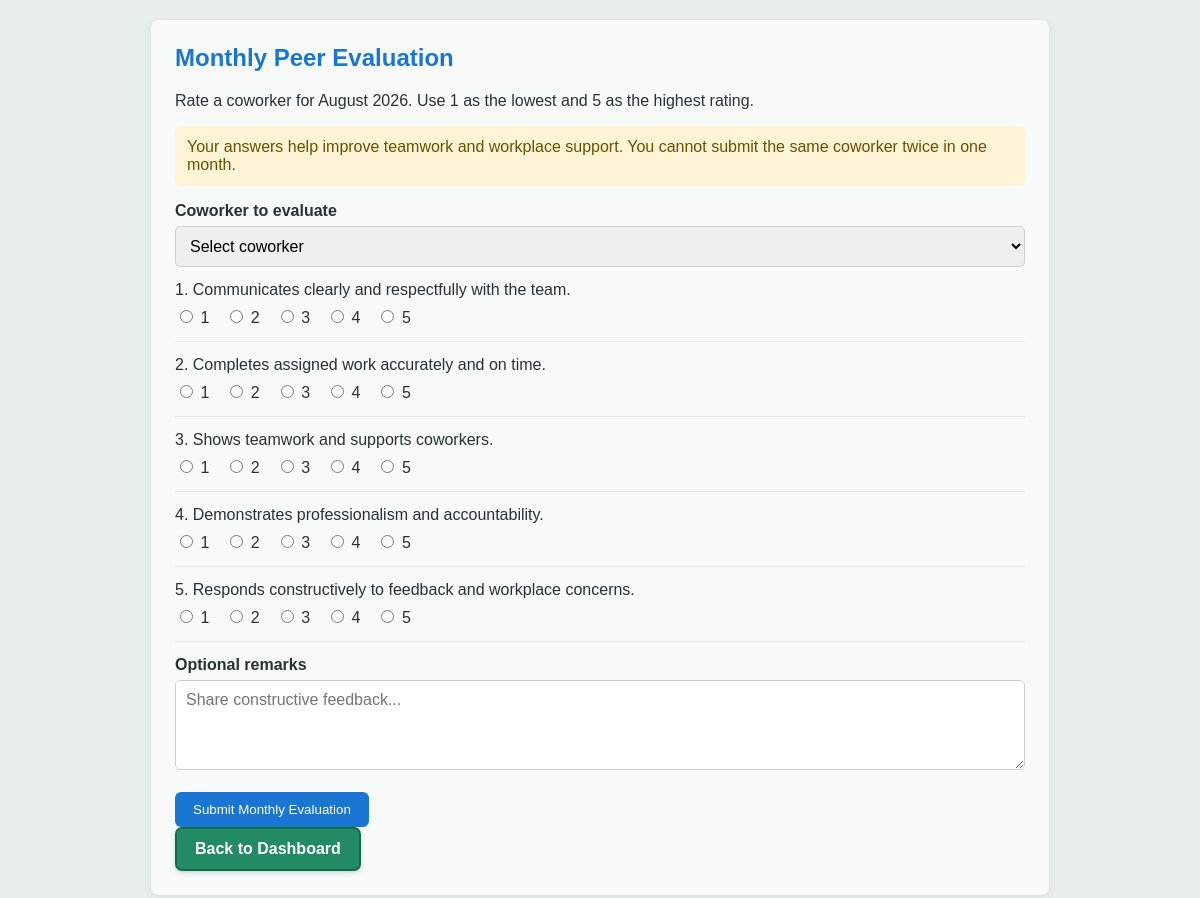
Page /peer_evaluation (signed in) on the committed database.
### models.py (models this page shows)
class EvaluationQuestion(db.Model):
    __tablename__ = "evaluation_questions"
    id = db.Column(db.Integer, primary_key=True)
    text = db.Column(db.String(255), nullable=False)
    category = db.Column(db.String(50), nullable=False, default="core")
    is_active = db.Column(db.Boolean, nullable=False, default=True)
    created_at = db.Column(db.DateTime, default=datetime.utcnow)

### hris.py (the view, shortened to what this page needs)
@app.route('/peer_evaluation', methods=['GET', 'POST'])
@login_required
def peer_evaluation():
    if "staff" not in current_user.role.lower():
        flash("❌ Peer evaluation is available to staff only.", "danger")
        return redirect(url_for('dashboard_admin'))
    ensure_peer_questions()
    questions = EvaluationQuestion.query.filter_by(is_active=True).order_by(EvaluationQuestion.id).all()
    employees = Employee.query.filter(Employee.id != current_user.id).all()
    month_start = datetime.today().date().replace(day=1)
    month_start_dt = datetime.combine(month_start, datetime.min.time())
    submitted_targets = db.session.query(Evaluation.employee_id).filter(
        Evaluation.evaluator_id == current_user.id,
        Evaluation.date >= month_start_dt,
        Evaluation.category.like("peer_%")
    ).distinct().all()
    submitted_ids = {row[0] for row in submitted_targets}
    return render_template(
        "peer_evaluation.html",
        questions=questions,
        employees=employees,
        submitted_ids=submitted_ids,
        month_start=month_start
    )

### hris.py (called while the page is built, shortened)
def ensure_peer_questions():
    if not EvaluationQuestion.query.first():
        for text in DEFAULT_PEER_QUESTIONS:
            db.session.add(EvaluationQuestion(text=text, category="peer", is_active=True))
        db.session.commit()

@login_manager.user_loader
def load_user(user_id):
    return db.session.get(Employee, int(user_id))

@app.before_request
def check_authentication():
    exempt_routes = ['login', 'register', 'static']
    if not current_user.is_authenticated and request.endpoint not in exempt_routes:
        return redirect(url_for('login'))

@app.before_request
def check_lunch_resume():
    now = datetime.now()

### templates/peer_evaluation.html (shortened to what this page needs)
<!DOCTYPE html>
<html lang="en">
<head>
    <link rel="stylesheet" href="{{ url_for('static', filename='soft_theme.css') }}">
</head>
<body>
    <div class="card">
        <h2>Monthly Peer Evaluation</h2>
        <p>Rate a coworker for {{ month_start.strftime('%B %Y') }}. Use 1 as the lowest and 5 as the highest rating.</p>
        <p class="notice">Your answers help improve teamwork and workplace support. You cannot submit the same coworker twice in one month.</p>
        <form method="POST">
            <label for="employee_id">Coworker to evaluate</label>
            <select id="employee_id" name="employee_id" required>
                <option value="">Select coworker</option>
            </select>
            {% for question in questions %}
            <div class="question">
                <p>{{ loop.index }}. {{ question.text }}</p>
                <div class="rating">
                    {% for rating in range(1, 6) %}
                    <label><input type="radio" name="question_{{ question.id }}" value="{{ rating }}" required> {{ rating }}</label>
                    {% endfor %}
                </div>
            </div>
            {% endfor %}
            <label for="remarks">Optional remarks</label>
            <textarea id="remarks" name="remarks" placeholder="Share constructive feedback..."></textarea>
            <button type="submit" class="btn">Submit Monthly Evaluation</button>
        </form>
        <a class="dashboard-back-link" href="{{ url_for('dashboard_staff') }}">Back to Dashboard</a>
    </div>
</body>
</html>

### static/soft_theme.css (style rules this page uses)
body { background-color: #e9efed !important; color: #263238; }
.dashboard-back-link { display: inline-flex; align-items: center; gap: 8px; padding: 11px 18px; border: 2px solid #176b4d; border-radius: 7px; background: #238b63; color: #ffffff !important; font-weight: 700; text-decoration: none !important; box-shadow: 0 2px 5px rgba(23, 107, 77, 0.24); transition: background-color 0.2s ease, transform 0.2s ease; }
.card, .section, .profile, .profile-card, .tab-content, .payslip-card, form { background-color: #f8faf9; }

### templates/peer_evaluation.html (style rules this page uses)
body { font-family: Arial, sans-serif; background: #f4f7f6; margin: 0; padding: 20px; color: #263238; }
.card { max-width: 850px; margin: 0 auto 20px; background: #fff; padding: 24px; border-radius: 8px; box-shadow: 0 2px 8px rgba(0,0,0,.08); }
h2 { color: #1976d2; margin-top: 0; }
label { display: block; margin-top: 14px; font-weight: 700; }
select, textarea { box-sizing: border-box; width: 100%; padding: 10px; margin-top: 6px; border: 1px solid #c8d0d7; border-radius: 5px; font: inherit; }
textarea { min-height: 90px; resize: vertical; }
.question { padding: 14px 0; border-bottom: 1px solid #e5e9ed; }
.question p { margin: 0 0 8px; }
.rating { display: flex; gap: 16px; flex-wrap: wrap; font-weight: 400; }
.rating label { margin: 0; font-weight: 400; }
.btn { display: inline-block; border: 0; border-radius: 6px; padding: 10px 18px; margin-top: 18px; background: #1976d2; color: #fff; cursor: pointer; text-decoration: none; }
.notice { background: #fff4d6; color: #6b4f00; padding: 12px; border-radius: 6px; }

### rows in the picture
EvaluationQuestion: text "Communicates clearly and respectfully with the team.", rating "1" "2" "3" "4" "5"
EvaluationQuestion: text "Completes assigned work accurately and on time.", rating "1" "2" "3" "4" "5"
EvaluationQuestion: text "Shows teamwork and supports coworkers.", rating "1" "2" "3" "4" "5"
EvaluationQuestion: text "Demonstrates professionalism and accountability.", rating "1" "2" "3" "4" "5"
EvaluationQuestion: text "Responds constructively to feedback and workplace concerns.", rating "1" "2" "3" "4" "5"

### other values in the picture
{{ month_start.strftime('%B %Y') }} "August 2026"
